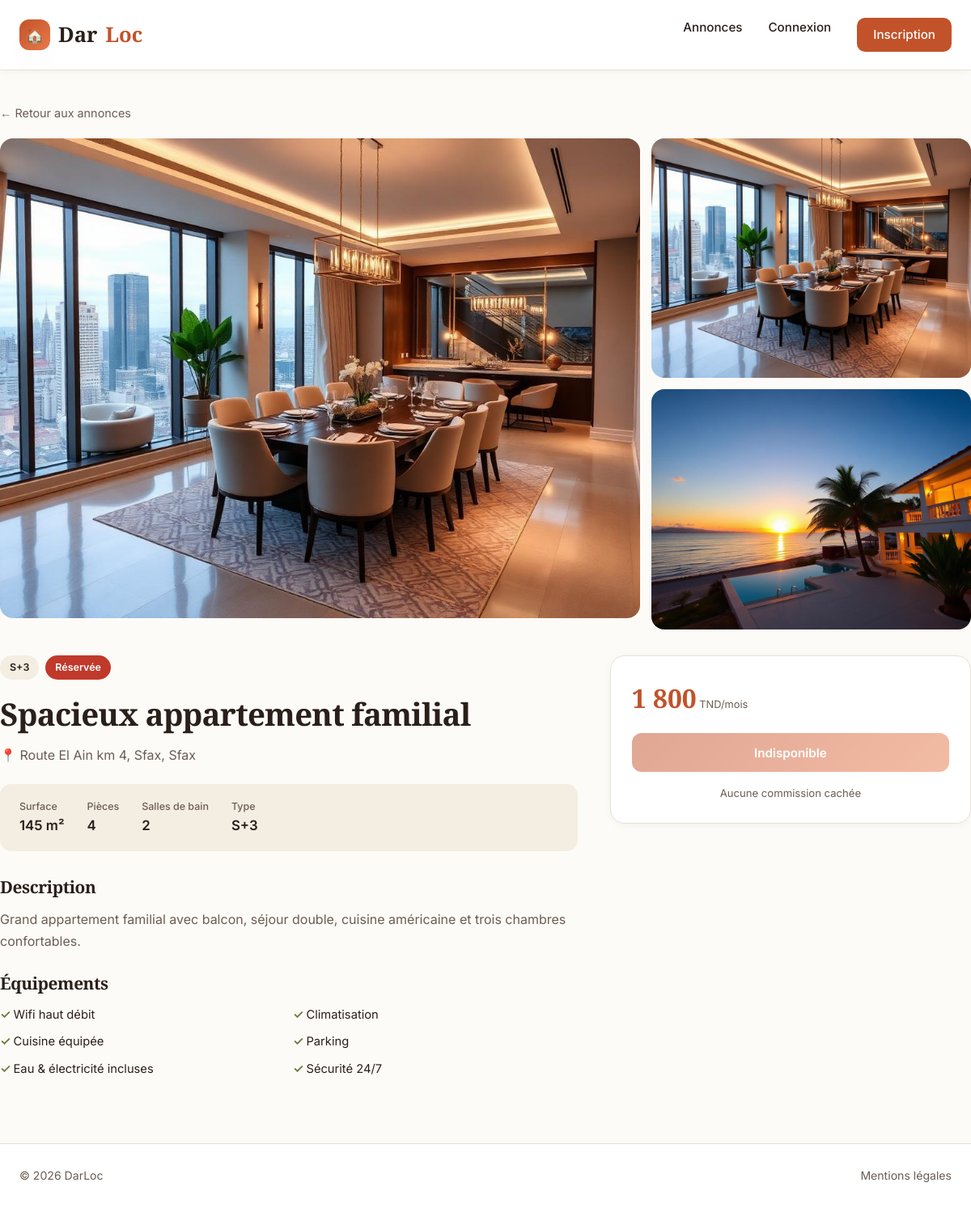
Screenshot of /details.php?id=4 with the database file from the repository.
### tables this page shows
CREATE TABLE maisons (
    id INT AUTO_INCREMENT PRIMARY KEY,
    titre VARCHAR(200) NOT NULL,
    type ENUM('S+1','S+2','S+3','S+4','Villa','Duplex') NOT NULL,
    ville VARCHAR(100) NOT NULL,
    quartier VARCHAR(150) NOT NULL,
    adresse VARCHAR(255) NOT NULL,
    prix INT NOT NULL,
    surface INT NOT NULL,
    pieces INT NOT NULL,
    sdb INT NOT NULL DEFAULT 1,
    description TEXT NOT NULL,
    image VARCHAR(255) NOT NULL,
    disponible TINYINT(1) NOT NULL DEFAULT 1,
    created_at TIMESTAMP DEFAULT CURRENT_TIMESTAMP
);

### db.php (called while the page is built, shortened)
<?php
function isLogged() { return isset($_SESSION['user_id']); }
function e($s) { return htmlspecialchars($s ?? '', ENT_QUOTES, 'UTF-8'); }

### details.php (the view, shortened to what this page needs)
<?php
require_once __DIR__ . '/../back/db.php';
$id = (int)($_GET['id'] ?? 0);
$stmt = $pdo->prepare("SELECT * FROM maisons WHERE id = ?");
$stmt->execute([$id]);
$m = $stmt->fetch();
?>
<!DOCTYPE html>
<html lang="fr">
<head>
  <link rel="stylesheet" href="../css/style.css">
</head>
<body>
<header class="site-header solid">
  <div class="container nav-wrap">
    <a href="../index.php" class="logo">
      <span class="logo-mark">🏠</span> Dar<span>Loc</span>
    </a>
    <nav class="main-nav">
      <a href="../index.php">Annonces</a>
      <?php if (isLogged()): ?>
        <a href="<?= isAdmin() ? 'admin.php' : 'mes-reservations.php' ?>">
          <?= isAdmin() ? 'Dashboard' : 'Mes réservations' ?>
        </a>
        <a href="../back/logout.php" class="btn-link">Déconnexion</a>
      <?php else: ?>
        <a href="login.php">Connexion</a>
        <a href="register.php" class="btn-link">Inscription</a>
      <?php endif; ?>
    </nav>
  </div>
</header>
<div class="container detail-wrap">
  <a href="../index.php" style="color:var(--muted);font-size:0.9rem;">← Retour aux annonces</a>
  <div class="detail-grid" style="margin-top:18px;">
    <div class="detail-main-img">
      <img src="../images/<?= e($m['image']) ?>" alt="<?= e($m['titre']) ?>">
    </div>
    <div style="display:grid;gap:14px;">
      <div class="detail-main-img"><img src="../images/<?= e($m['image']) ?>" alt=""></div>
      <div class="detail-main-img"><img src="../images/house-<?= ($m['id'] % 6) + 1 ?>.jpg" alt=""></div>
    </div>
  </div>
  <div class="detail-info">
    <div>
      <div style="display:flex;gap:8px;flex-wrap:wrap;">
        <span class="badge" style="background:var(--sand);"><?= e($m['type']) ?></span>
        <span class="badge <?= $m['disponible'] ? 'green' : 'red' ?>">
          <?= $m['disponible'] ? 'Disponible' : 'Réservée' ?>
        </span>
      </div>
      <h1><?= e($m['titre']) ?></h1>
      <div class="detail-loc">📍 <?= e($m['adresse']) ?>, <?= e($m['ville']) ?></div>
      <div class="specs">
        <div class="spec"><b>Surface</b><span><?= (int)$m['surface'] ?> m²</span></div>
        <div class="spec"><b>Pièces</b><span><?= (int)$m['pieces'] ?></span></div>
        <div class="spec"><b>Salles de bain</b><span><?= (int)$m['sdb'] ?></span></div>
        <div class="spec"><b>Type</b><span><?= e($m['type']) ?></span></div>
      </div>
      <h3>Description</h3>
      <p style="color:var(--muted);line-height:1.7;"><?= nl2br(e($m['description'])) ?></p>
      <h3>Équipements</h3>
      <ul class="amenities">
        <li>Wifi haut débit</li>
        <li>Climatisation</li>
        <li>Cuisine équipée</li>
        <li>Parking</li>
        <li>Eau & électricité incluses</li>
        <li>Sécurité 24/7</li>
      </ul>
    </div>
    <aside class="book-card">
      <div class="price"><?= number_format($m['prix'], 0, ',', ' ') ?><small> TND/mois</small></div>
      <?php if (!$m['disponible']): ?>
        <button class="btn btn-block" disabled style="opacity:.5;cursor:not-allowed;margin-top:18px;">
          Indisponible
        </button>
      <?php elseif (!isLogged()): ?>
        <a href="login.php?redirect=<?= urlencode('html/details.php?id=' . $m['id']) ?>" class="btn btn-block" style="margin-top:18px;">
          Se connecter pour réserver
        </a>
      <?php endif; ?>
      <p style="text-align:center;margin-top:16px;font-size:0.82rem;color:var(--muted);">
        Aucune commission cachée
      </p>
    </aside>
  </div>
</div>
<footer class="site-footer">
  <div class="container foot-wrap">
    <span>© 2026 DarLoc</span>
    <div class="links"><a href="#">Mentions légales</a></div>
  </div>
</footer>
</body>
</html>

### rows the page displays
maisons: image (picture), type "S+3", titre "Spacieux appartement familial", adresse "Route El Ain km 4, Sfax", ville "Sfax", surface "145", pieces "4", sdb "2", description "Grand appartement familial avec balcon, séjour double, cuisine américaine et trois chambres confortables.", prix "1 800"
